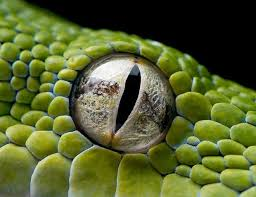
%> input picture LowContrast_1.jpg, 256 x 197 px
$ octave Ecualizador.m   (GNU Octave 9; MATLAB toolbox functions it lacks are replaced by stand-ins)
%> lines starting %> are read from the running program, lines starting %| are printed output that depends on the picture
### FHistograma.m
function vectorHistograma = FHistograma(imagenEntrada)
%  funcion args salida    =  nombreFn   (args entrada)

vectorHistograma = zeros(1,256);%zeros:sirve para declarar vectores

    for valorPixel = 0:255

        frecuencia = find(imagenEntrada == valorPixel);
        %find: funcion para encontrar valores en una matriz
        %frecuencia: la posicion donde encontro el valor
    vectorHistograma(1,valorPixel+1) =  length(frecuencia);
           %length: determina la longitud del vector
    end
end

### FEcualizador.m
function imagenR = FEcualizador(H,imagenEntrada)

    imagenR = 0 * imagenEntrada;

    H = H/numel(imagenEntrada);
    Maximo = max(max(imagenEntrada));
    H = H * Maximo;

    Hacc = cumsum(H); %histograma acomulada
    Hacc = floor(Hacc); % redonde de Hacc

    for valpixel = 0:255
        imagenR(imagenEntrada == valpixel) = Hacc(1,valpixel+1);
    end

    figure,bar(Hacc),grid on;
end

### Ecualizador.m
clc   % Limpia ventana de comandos de salida
close all  % Cerrar ventanas previamente abiertas
clear  % Limpiar Memoria

imagen1 = imread('LowContrast_1.jpg');
%> imagen1 is the input picture: size 197x256x3 uint8; mean R, G, B 86, 96.1, 44.3
imagen1 = rgb2gray(imagen1);
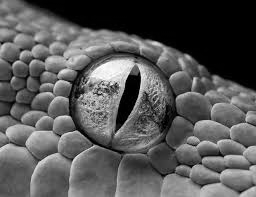
%> imagen1: size 197x256 uint8; min 0, max 255, mean 87.2
imagen1 = double(imagen1);
%> imagen1: size 197x256 double

H = FHistograma(imagen1);
%> after the loop in FHistograma, `for valorPixel = 0:255`: vectorHistograma = 256 values, max 8123 at index 1, min 1 at index 252, mean 197
%> H has the same summary as vectorHistograma in FHistograma
imagenR = FEcualizador(H,imagen1);
%> in FEcualizador, `imagenR = 0 * imagenEntrada;`: imagenR: size 197x256 double; every value is 0
%> in FEcualizador, `H = H/numel(imagenEntrada);`: H = 256 values, max 0.161 at index 1, min 1.98e-05 at index 252, mean 0.00391
%> in FEcualizador, `Maximo = max(max(imagenEntrada));`: Maximo = 255
%> in FEcualizador, `H = H * Maximo;`: H = 256 values, max 41.07 at index 1, min 0.00506 at index 252, mean 0.996
%> in FEcualizador, `Hacc = cumsum(H);`: Hacc = 256 values from 41.07 to 255
%> in FEcualizador, `Hacc = floor(Hacc);`: Hacc = 256 values from 41 to 255
%> after the loop in FEcualizador, `for valpixel = 0:255`:
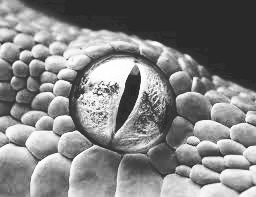
%> imagenR: size 197x256 double; min 41, max 255, mean 131
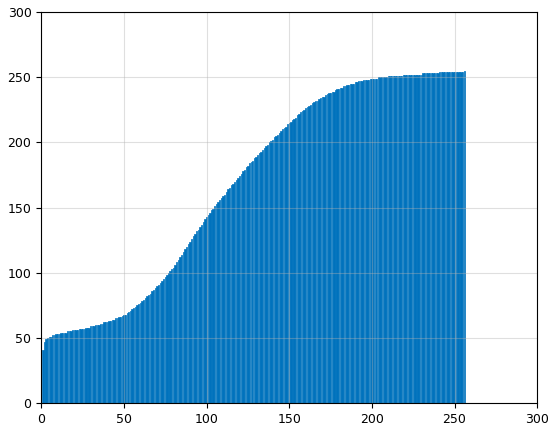
%> figure redrawn from the program's plot data; tallest bar 255 high, from x = 255.6 to 256.4

figure,colormap('gray'),imagesc(imagenR);
figure,colormap('gray'),imagesc(imagen1);
figure,bar(H),grid on;
%> after `grid on`:
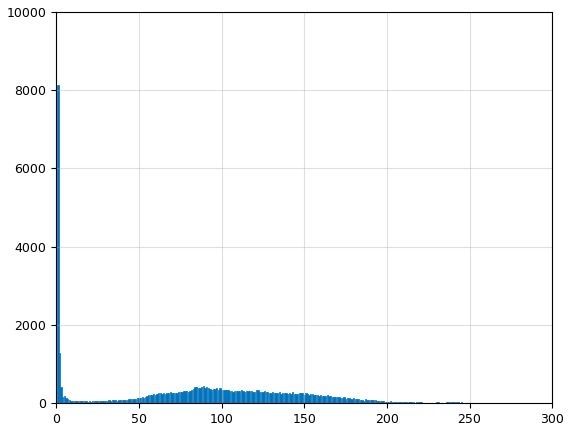
%> figure redrawn from the program's plot data; tallest bar 8123 high, from x = 0.6 to 1.4

$ run again, with DI_2.jpg copied over LowContrast_1.jpg
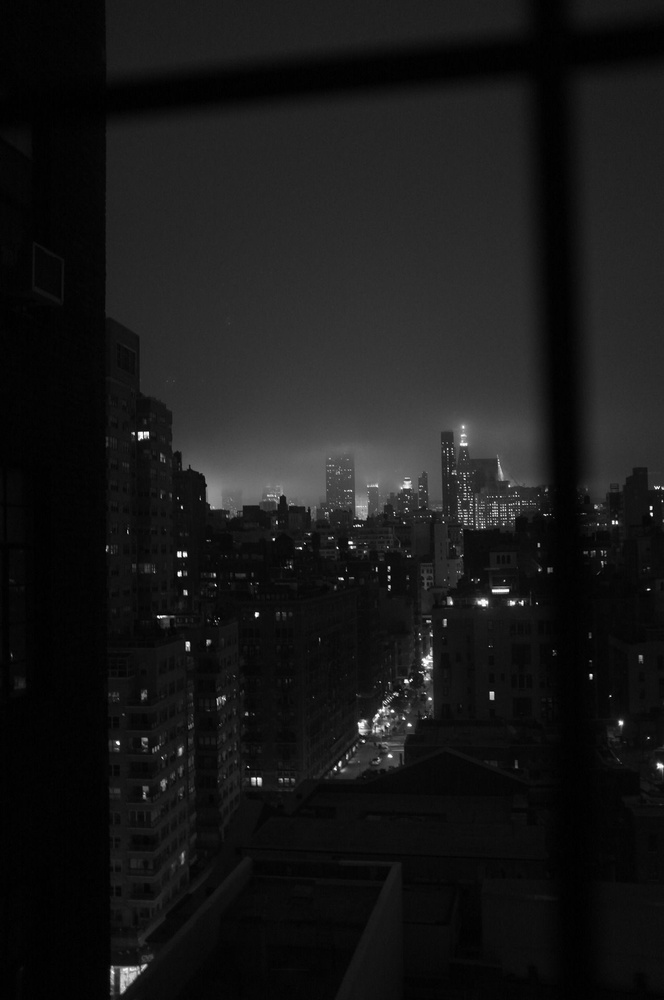
%> input picture DI_2.jpg, 664 x 1000 px, shrunk from 1275 x 1920 before the run
%> imagen1 is the input picture: size 1000x664 uint8; min 0, max 255, mean 23.7
%> imagen1: size 1000x664 double
%> after the loop in FHistograma, `for valorPixel = 0:255`: vectorHistograma = 256 values, max 43112 at index 4, min 4 at index 242, mean 2593.8
%> `H = FHistograma(imagen1);`: H has the same summary as vectorHistograma in FHistograma
%> in FEcualizador, `H = H/numel(imagenEntrada);`: H = 256 values, max 0.0649 at index 4, min 6.02e-06 at index 242, mean 0.00391
%> Maximo = 255
%> in FEcualizador, `H = H * Maximo;`: H = 256 values, max 16.56 at index 4, min 0.00154 at index 242, mean 0.996
%> in FEcualizador, `Hacc = cumsum(H);`: Hacc = 256 values from 0.378 to 255
%> in FEcualizador, `Hacc = floor(Hacc);`: Hacc = 256 values from 0 to 254
%> after the loop in FEcualizador, `for valpixel = 0:255`:
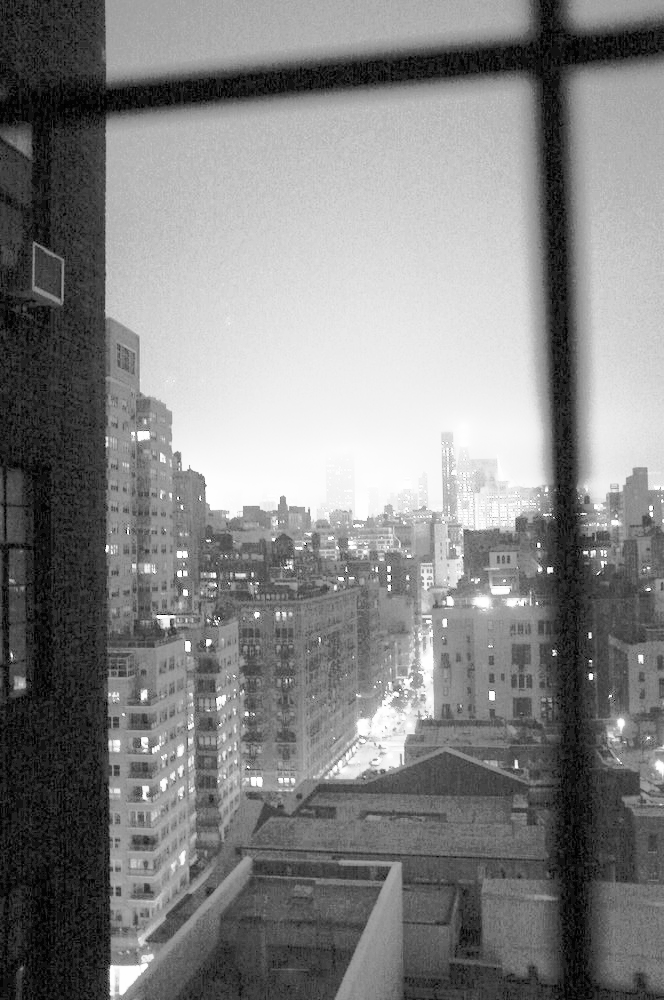
%> imagenR: size 1000x664 double; min 0, max 254, mean 130.1
%> `grid on`:
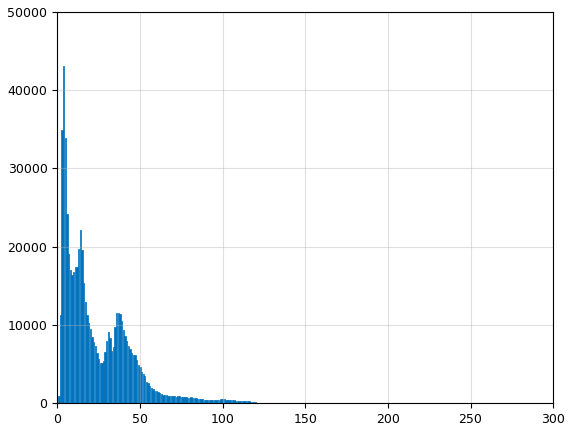
%> figure redrawn from the program's plot data; tallest bar 43112 high, from x = 3.6 to 4.4
